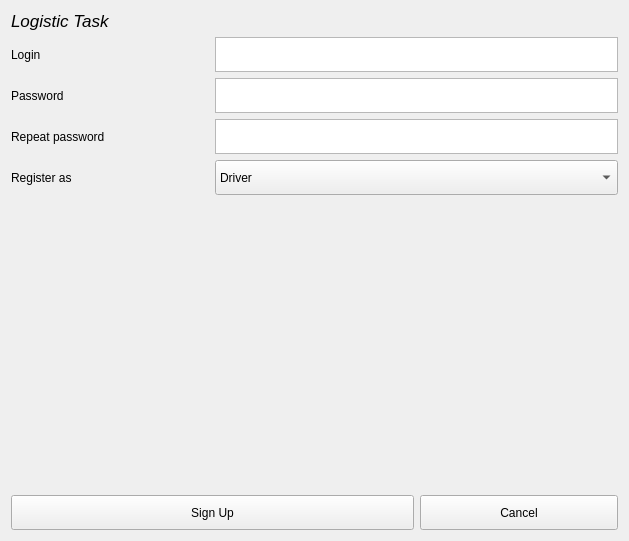
<?xml version="1.0" encoding="UTF-8"?>
<ui version="4.0">
 <class>SignUpForm</class>
 <widget class="QWidget" name="SignUpForm">
  <property name="geometry">
   <rect>
    <x>0</x>
    <y>0</y>
    <width>629</width>
    <height>541</height>
   </rect>
  </property>
  <property name="windowTitle">
   <string>Sign Up</string>
  </property>
  <layout class="QGridLayout" name="gridLayout">
   <item row="1" column="0">
    <widget class="QLabel" name="label">
     <property name="text">
      <string>Login</string>
     </property>
    </widget>
   </item>
   <item row="2" column="1" colspan="2">
    <widget class="QTextEdit" name="password_input">
     <property name="minimumSize">
      <size>
       <width>0</width>
       <height>35</height>
      </size>
     </property>
     <property name="maximumSize">
      <size>
       <width>16777215</width>
       <height>35</height>
      </size>
     </property>
    </widget>
   </item>
   <item row="2" column="0">
    <widget class="QLabel" name="label_2">
     <property name="text">
      <string>Password</string>
     </property>
    </widget>
   </item>
   <item row="5" column="0" colspan="3">
    <widget class="QStackedWidget" name="additional_data">
     <widget class="QWidget" name="AdditionalDataPage1" native="true"/>
    </widget>
   </item>
   <item row="1" column="1" colspan="2">
    <widget class="QTextEdit" name="login_input">
     <property name="minimumSize">
      <size>
       <width>0</width>
       <height>35</height>
      </size>
     </property>
     <property name="maximumSize">
      <size>
       <width>16777215</width>
       <height>35</height>
      </size>
     </property>
    </widget>
   </item>
   <item row="4" column="0">
    <widget class="QLabel" name="label_3">
     <property name="text">
      <string>Register as</string>
     </property>
    </widget>
   </item>
   <item row="4" column="1" colspan="2">
    <widget class="QComboBox" name="role_selector">
     <property name="minimumSize">
      <size>
       <width>0</width>
       <height>35</height>
      </size>
     </property>
     <property name="maximumSize">
      <size>
       <width>16777215</width>
       <height>35</height>
      </size>
     </property>
     <item>
      <property name="text">
       <string>Driver</string>
      </property>
     </item>
     <item>
      <property name="text">
       <string>Organization</string>
      </property>
     </item>
    </widget>
   </item>
   <item row="6" column="0" colspan="2">
    <widget class="QPushButton" name="sign_up">
     <property name="minimumSize">
      <size>
       <width>0</width>
       <height>35</height>
      </size>
     </property>
     <property name="maximumSize">
      <size>
       <width>16777215</width>
       <height>35</height>
      </size>
     </property>
     <property name="text">
      <string>Sign Up</string>
     </property>
    </widget>
   </item>
   <item row="6" column="2">
    <widget class="QPushButton" name="cancel">
     <property name="minimumSize">
      <size>
       <width>0</width>
       <height>35</height>
      </size>
     </property>
     <property name="maximumSize">
      <size>
       <width>16777215</width>
       <height>35</height>
      </size>
     </property>
     <property name="text">
      <string>Cancel</string>
     </property>
    </widget>
   </item>
   <item row="3" column="1" colspan="2">
    <widget class="QTextEdit" name="repeated_password">
     <property name="minimumSize">
      <size>
       <width>0</width>
       <height>35</height>
      </size>
     </property>
     <property name="maximumSize">
      <size>
       <width>16777215</width>
       <height>35</height>
      </size>
     </property>
    </widget>
   </item>
   <item row="3" column="0">
    <widget class="QLabel" name="label_4">
     <property name="text">
      <string>Repeat password</string>
     </property>
    </widget>
   </item>
   <item row="0" column="0">
    <widget class="QLabel" name="label_5">
     <property name="font">
      <font>
       <pointsize>13</pointsize>
       <italic>true</italic>
      </font>
     </property>
     <property name="text">
      <string>Logistic Task</string>
     </property>
    </widget>
   </item>
   <item row="0" column="2">
    <widget class="QLabel" name="error">
     <property name="text">
      <string/>
     </property>
    </widget>
   </item>
  </layout>
 </widget>
 <resources/>
 <connections/>
</ui>
